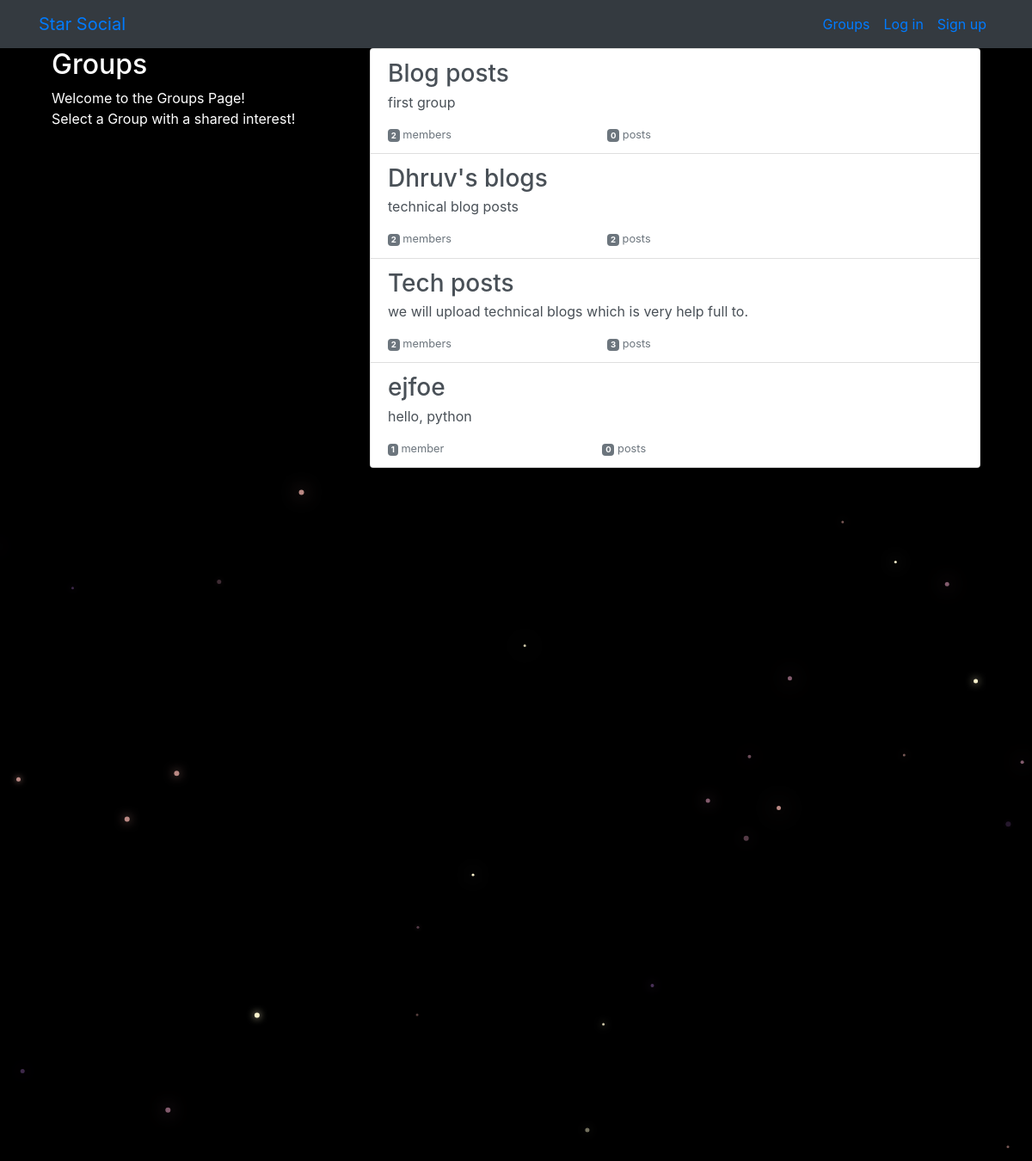
The app's page /groups/ with its own data.
### groups/models.py (models this page shows, shortened)
class Group(models.Model):
    name = models.CharField(max_length=255, unique=True)
    slug = models.SlugField(allow_unicode=True, unique=True)
    description = models.TextField(blank=True, default='')
    description_html = models.TextField(editable=False, default='', blank=True)
    members = models.ManyToManyField(User,through="GroupMember")
    class Meta:
        ordering = ["name"]

### groups/views.py (the view)
# urls.py: path('', views.ListGroups.as_view(), name="all"),
class ListGroups(generic.ListView):
    model = Group

### groups/templates/groups/group_list.html (shortened to what this page needs)
{% extends "groups/group_base.html" %}
{% block pregroup %}
<div class="col-md-4">
	<div class="content">
			<h2>Groups</h2>
			<p>Welcome to the Groups Page! <br>Select a Group with a shared interest!</p>
	</div>
</div>
{% endblock %}
{% block group_content %}
<div class="col-md-8">
	<div class="list-group">
		{% for group in object_list %}
		<a href="{% url 'groups:single' slug=group.slug %}"
		class="list-group-item list-group-item-action flex-column align-items-start">
			<h3 class="mb-1">{{ group.name }}</h3>
			<p class="mb-1">{{ group.description_html|safe }}</p>
			<div class="d-flex w-40 justify-content-between">
				<small class="text-muted"><span class="badge badge-secondary">
					{{ group.members.count }}</span> member{{ group.members.count|pluralize }}</small>
				<small class="text-muted"><span class="badge badge-secondary">
					{{ group.posts.count }}</span> post{{ group.posts.count|pluralize }}</small>
			</div>
		</a>
		{% endfor %}
	</div>
</div>
{% endblock %}

### static/simplesocial/css/master.css (style rules this page uses)
body { margin: 0; overflow: hidden; background-color: black; color:white; }

### records on screen
Group: name "Blog posts", description_html "first group", members.count "2", posts.count "0"
Group: name "Dhruv's blogs", description_html "technical blog posts", members.count "2", posts.count "2"
Group: name "Tech posts", description_html "we will upload technical blogs which is very help full to.", members.count "2", posts.count "3"
Group: name "ejfoe", description_html "hello, python", members.count "1", posts.count "0"
